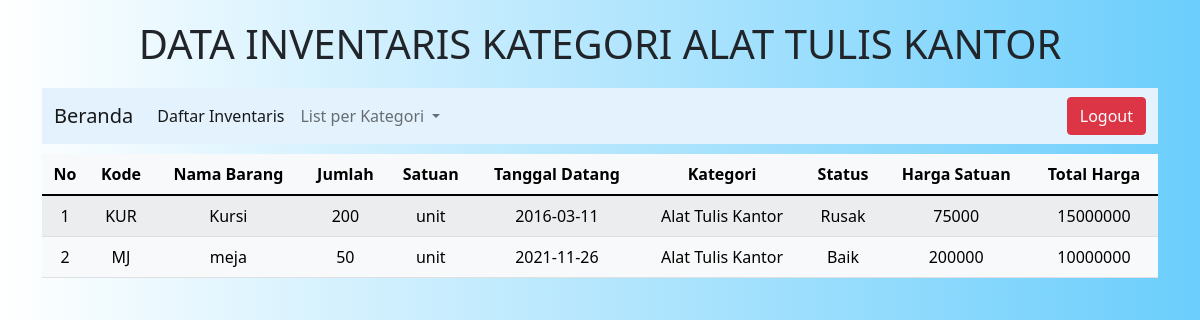
The page /atk.php (signed in) on the database its author committed.
### tables this page shows
CREATE TABLE `inventaris` (
  `kode_barang` varchar(10) NOT NULL,
  `nama_barang` varchar(30) NOT NULL,
  `jumlah` int(11) NOT NULL,
  `satuan` varchar(15) NOT NULL,
  `tgl_datang` date NOT NULL,
  `kategori` varchar(20) NOT NULL,
  `status_barang` varchar(20) NOT NULL,
  `harga` int(20) NOT NULL
);

### atk.php (the view, shortened to what this page needs)
<!DOCTYPE html>
<html lang="en">
<head>
     <link href="https://cdn.jsdelivr.net/npm/bootstrap@5.1.3/dist/css/bootstrap.min.css" rel="stylesheet" />
    <link rel="stylesheet" href="assets/css/style.css" />
</head>
<body>
    <div class=container>
        <h1 class="text-center" style="margin: 20px 0 20px 0;">DATA INVENTARIS KATEGORI ALAT TULIS KANTOR</h1>
        <nav class="navbar navbar-expand-lg navbar-light" style="background-color: #e3f2fd;">
        <div class="container-fluid">
            <a class="navbar-brand" href="home.php">Beranda</a>
            <div class="collapse navbar-collapse" id="navbarSupportedContent">
            <ul class="navbar-nav me-auto mb-2 mb-lg-0">
                <li class="nav-item">
                <a class="nav-link active" aria-current="page" href="inventaris.php">Daftar Inventaris</a>
                </li>
                <li class="nav-item dropdown">
                <a class="nav-link dropdown-toggle" href="#" id="navbarDropdown" role="button" data-bs-toggle="dropdown" aria-expanded="false">
                    List per Kategori
                </a>
                </li>
            </ul>
            <div class="logout text-end">
                <a href="logout.php">
                    <button class="btn btn-danger" >Logout</button>
                </a>
            </div>
            </div>
        </div>
    </nav>
        <div class="tb-isi text-center col align-self-end">
            <table class="table table-light table-striped" >
            <thead>
                <tr >
                <th scope="col">No</th>
                <th scope="col">Kode</th>
                <th scope="col">Nama Barang</th>
                <th scope="col">Jumlah</th>
                <th scope="col">Satuan</th>
                <th scope="col">Tanggal Datang</th>
                <th scope="col">Kategori</th>
                <th scope="col">Status</th>
                <th scope="col">Harga Satuan</th>
                <th scope="col">Total Harga</th>
                </tr>
            </thead>
            <tbody >
                <?php
                    include "config.php";
                    $query = mysqli_query ($connection, "SELECT * FROM inventaris WHERE kategori LIKE '%Alat Tulis Kantor%'");
                        $s=1;
                        while ($data=mysqli_fetch_array($query))
                        {?>
                        <tr>
                        <td> <?php echo $s++?></td>
                        <td> <?php echo $data['kode_barang'];?></td>
                        <td> <?php echo $data['nama_barang'];?></td>
                        <td> <?php echo $data['jumlah'];?></td>
                        <td> <?php echo $data['satuan'];?></td>
                        <td> <?php echo $data['tgl_datang'];?></td>
                        <td> <?php echo $data['kategori'];?></td>
                        <td> <?php echo $data['status_barang'];?></td>
                        <td> <?php echo $data['harga'];?></td>
                        <td> <?php echo $data['harga']*$data['jumlah'];?></td>
                        </tr>
                        <?php
                        }
                        ?>
            </tbody>
            </table>
            </div>
        </div>
</body>
</html>

### assets/css/style.css (style rules this page uses)
body { background: linear-gradient(to right, #ffffff, #6bcefc); padding: 10 10 10 10; }
.tb-isi { margin-top: 10px; }

### rows shown on the page
inventaris: kode_barang "KUR", nama_barang "Kursi", jumlah "200", satuan "unit", tgl_datang "2016-03-11", kategori "Alat Tulis Kantor", status_barang "Rusak", harga "75000", $data['harga']*$data['jumlah'] "15000000"
inventaris: kode_barang "MJ", nama_barang "meja", jumlah "50", satuan "unit", tgl_datang "2021-11-26", kategori "Alat Tulis Kantor", status_barang "Baik", harga "200000", $data['harga']*$data['jumlah'] "10000000"
